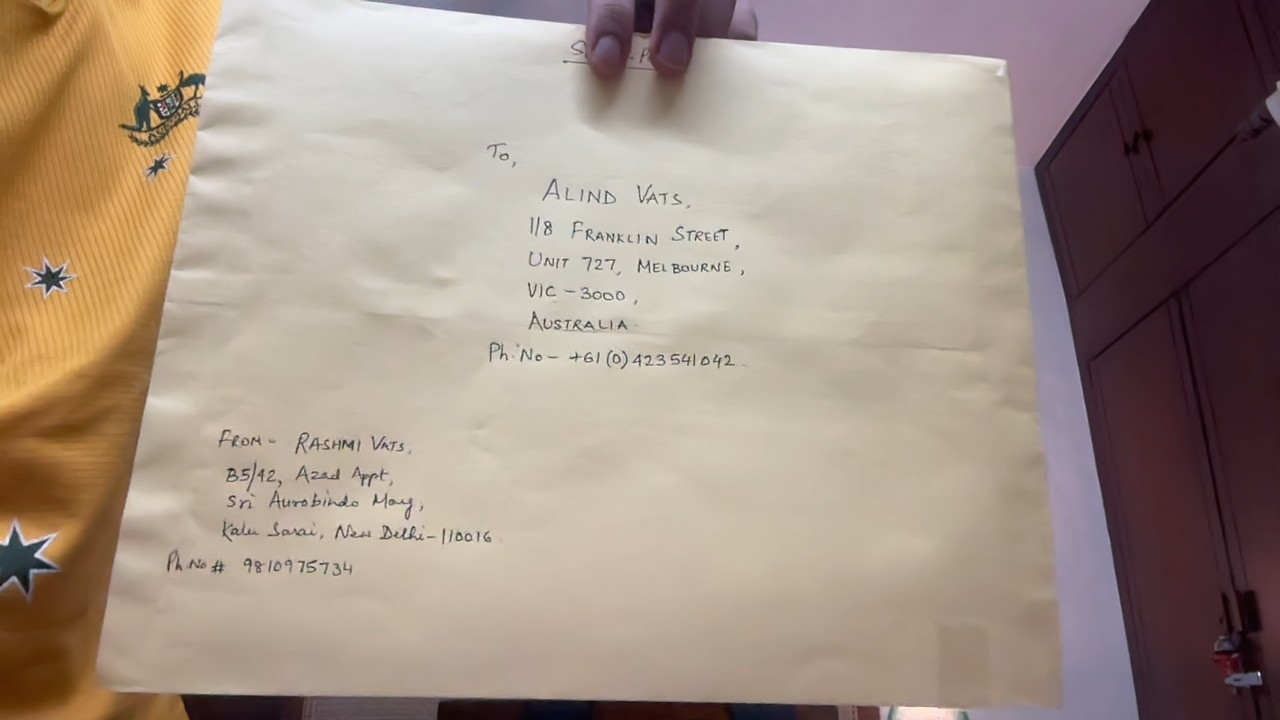
#> input picture document_2_1752701338803.jpg, 1280 x 720 px, found by its file name
$ jupyter execute --allow-errors computer-vision.ipynb
#> lines starting #> are read from the running program, lines starting #| are printed output that depends on the picture
#> further down, img is the input picture: shape (720, 1280, 3); mean B, G, R 132.7, 145.8, 163.2
[cell 1]
import sys
import os

[cell 2]
import kagglehub
import cv2
import matplotlib.pyplot as plt

#> (a cell that did not finish here is left out)

#> (a cell that did not finish here is left out)

[cell 5]
def find_edges(img):
    gray_img = img
    img_blur = img
    gray_img = cv2.cvtColor(img, cv2.COLOR_BGR2GRAY)
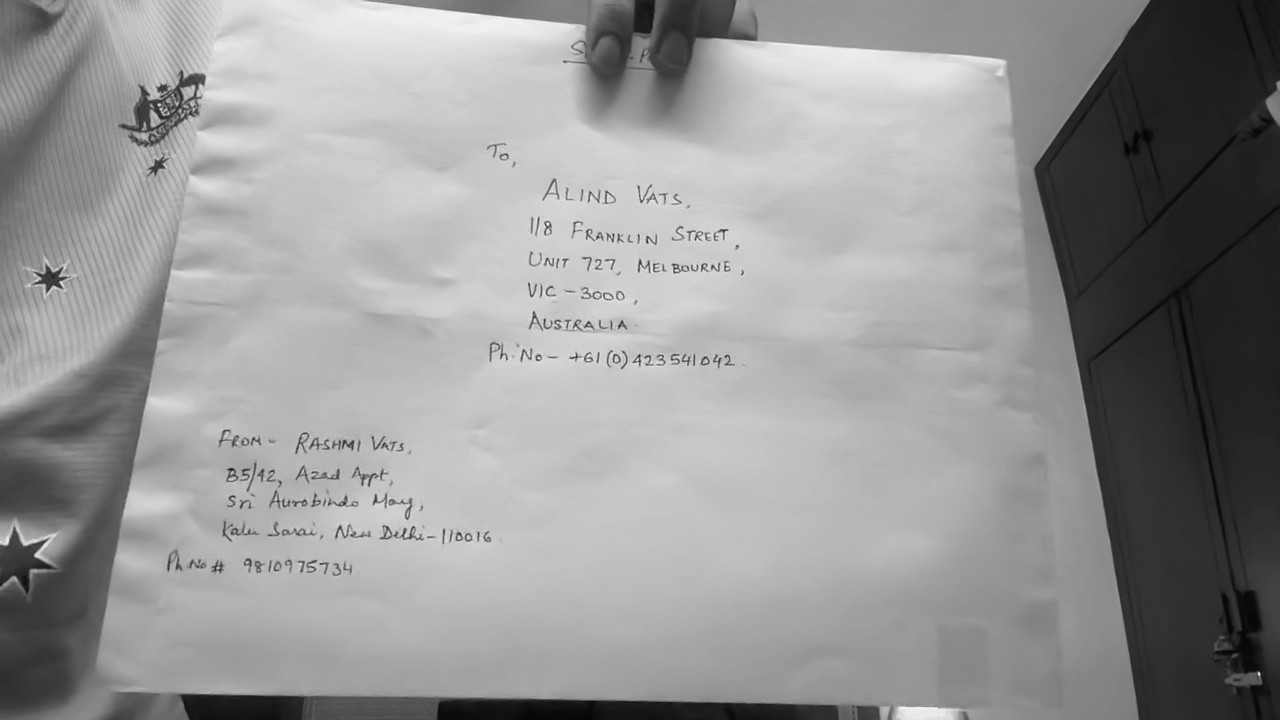
#> gray_img: shape (720, 1280); min 3, max 255, mean 149.5
    img_blur = cv2.GaussianBlur(gray_img, (3,3), 0)
    edge_img = cv2.Canny(img,100,200)
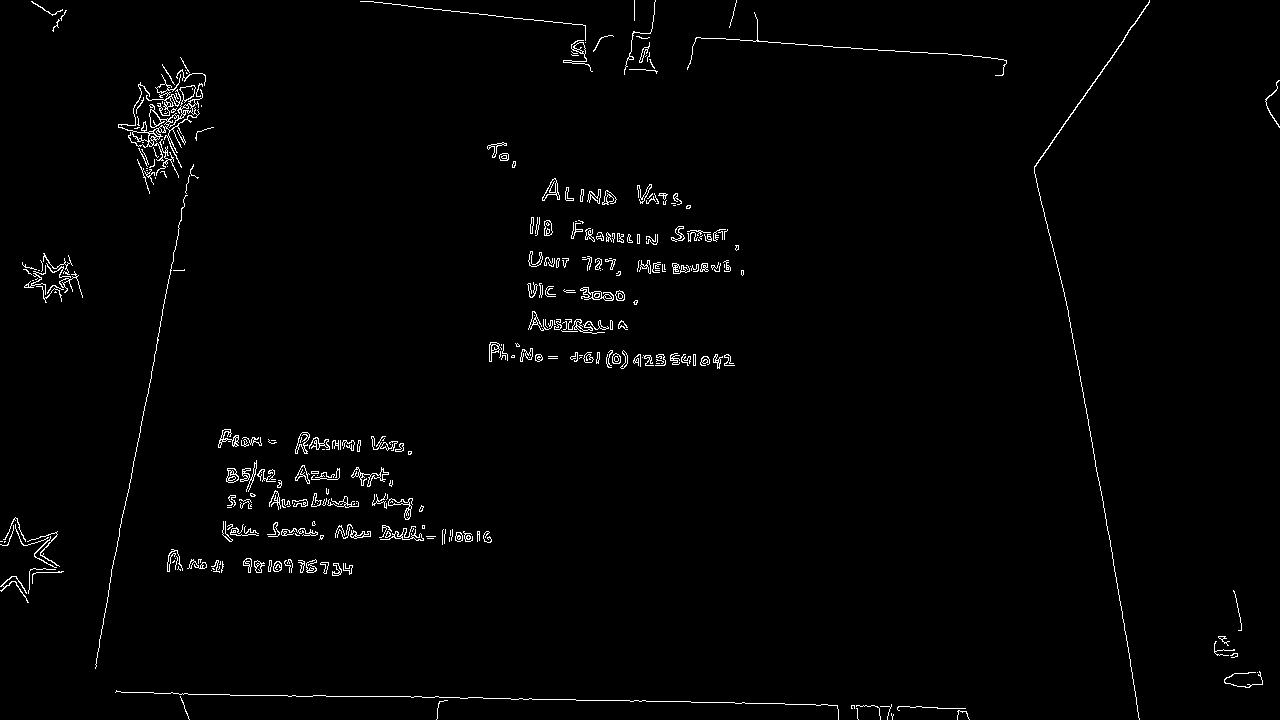
#> edge_img: shape (720, 1280); 1.5% white in thin lines or dots
    edge_img = cv2.cvtColor(edge_img, cv2.COLOR_GRAY2BGR)
#> edge_img: shape (720, 1280, 3); 1.5% white in thin lines or dots
    return gray_img, img_blur, edge_img

[cell 6]
img = cv2.imread("/Users/anvay-coder/document-scanner/document_2_1752701338803.jpg")
gray_img, img_blur, edge_img = find_edges(img)

[cell 7]
plt.imsave("img_gray.png", gray_img)
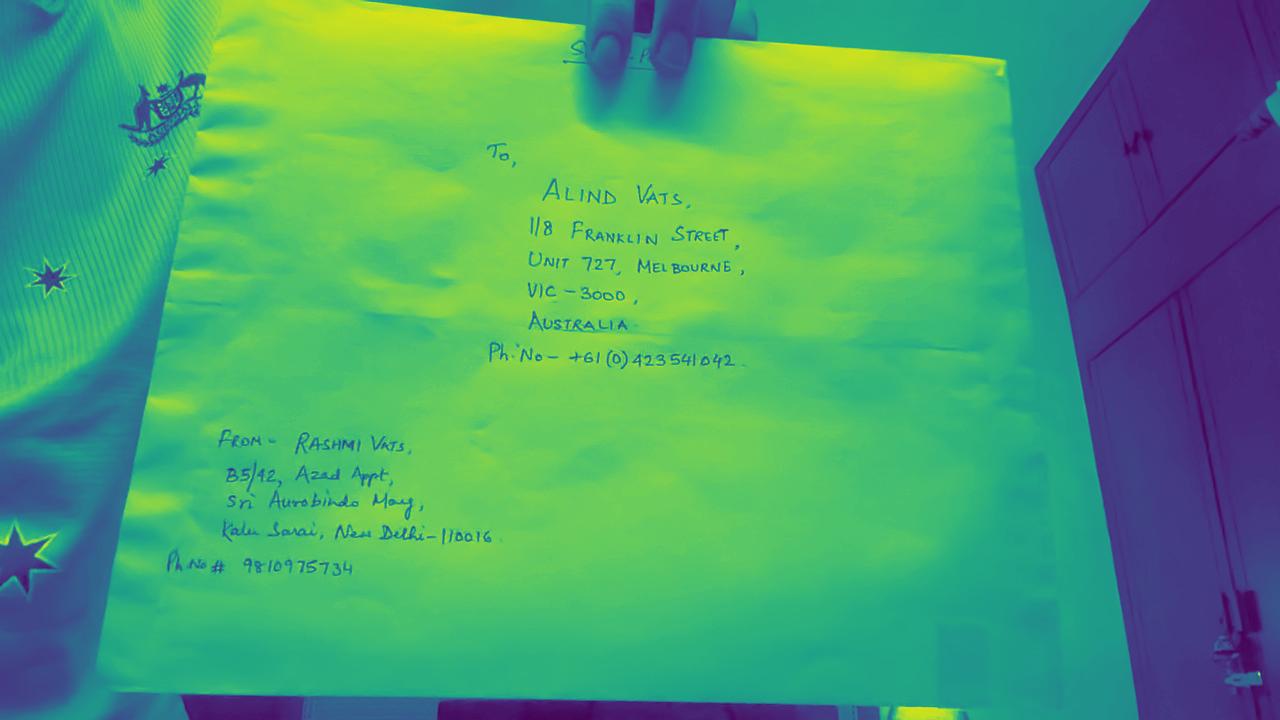
#> saved as img_gray.png: shape (720, 1280, 3); mean R, G, B 73.9, 159.2, 111.9
plt.imshow(gray_img, cmap='gray')

[cell 8]
plt.imsave("img_blur.png", img_blur)
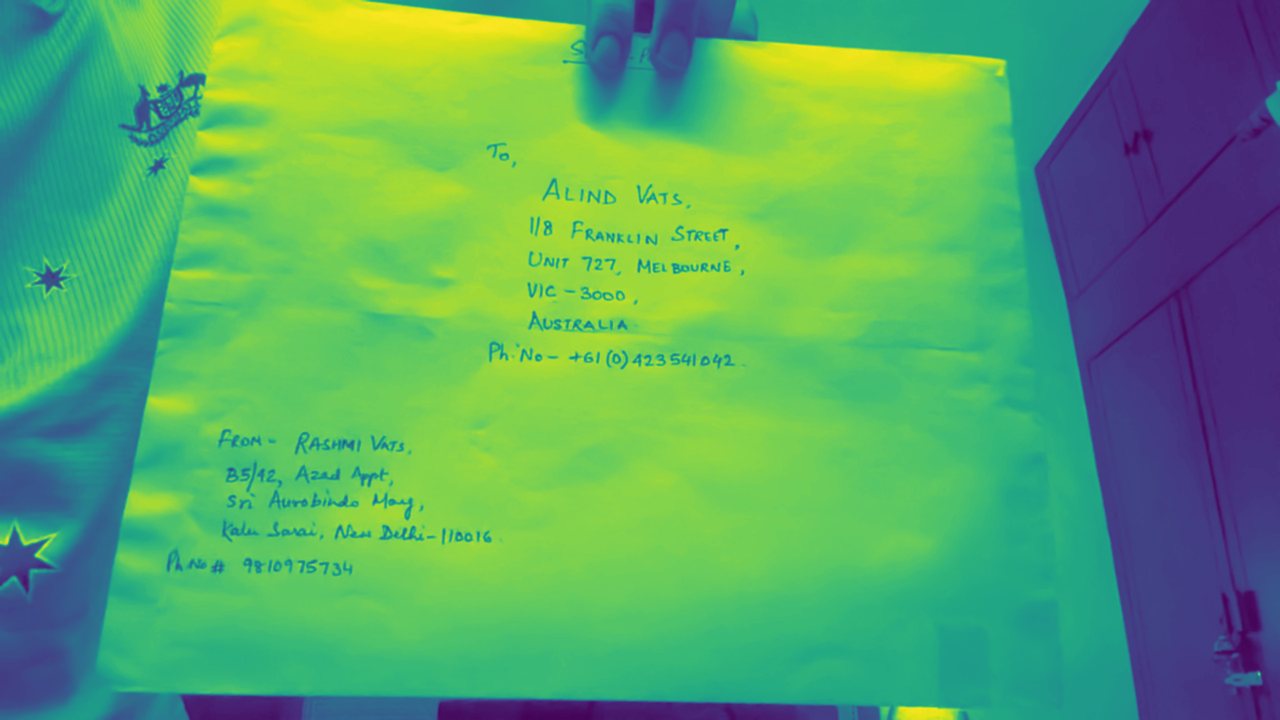
#> saved as img_blur.png: shape (720, 1280, 3); mean R, G, B 87.9, 165.6, 103.4
plt.imshow(img_blur, cmap='gray')

[cell 9]
plt.imsave("img_edge.png", edge_img)
plt.imshow(edge_img, cmap='gray')

[cell 10]
import cv2
import numpy as np
import matplotlib.pyplot as plt

# [182 lines left out: function document_scanner, not called in this run]

# Test function
def test_scanner(image_path):
    """Test the document scanner"""
    image = cv2.imread(image_path)
    if image is None:
        print(f"Error: Could not load image from {image_path}")
        return

    original, corners_viz, scanned = document_scanner(image, debug=True)

    # Display final results
    plt.figure(figsize=(15, 5))
    plt.subplot(1, 3, 1), plt.imshow(cv2.cvtColor(original, cv2.COLOR_BGR2RGB)), plt.title('Original Image')
    plt.subplot(1, 3, 2), plt.imshow(cv2.cvtColor(corners_viz, cv2.COLOR_BGR2RGB)), plt.title('Paper Corner Detection')
    plt.subplot(1, 3, 3), plt.imshow(scanned, cmap='gray'), plt.title('Scanned Paper')
    plt.tight_layout()
    plt.show()

    return original, corners_viz, scanned

[cell 11]
# Test different document images
# /Users/anvay-coder/document-scanner/document_1_1752773781461.jpg
# /Users/anvay-coder/document-scanner/document_2_1752773778776.jpg
img_path = "/Users/anvay-coder/document-scanner/document_2_1752773778776.jpg"
#> (the rest of this cell did not finish here and is left out)

#> (a cell that did not finish here is left out)

[cell 13]
img = cv2.imread(img_path)
#> (the rest of this cell did not finish here and is left out)

[cell 14]
import cv2
import numpy as np

# Load image
# /Users/anvay-coder/document-scanner/document_1_1752773781461.jpg
# /Users/anvay-coder/document-scanner/document_2_1752773778776.jpg
img = cv2.imread("/Users/anvay-coder/document-scanner/document_1_1752773781461.jpg")
#> (the rest of this cell did not finish here and is left out)

[cell 15]
import cv2
import numpy as np
import os
import matplotlib.pyplot as plt
from itertools import product
import json

def document_scanner_with_hyperparams(image_path, blur_kernel, canny_low, canny_high,
                                     epsilon_factor, min_area, save_dir):
    """
    Document scanner with configurable hyperparameters

    Args:
        image_path: Path to input image
        blur_kernel: Gaussian blur kernel size (odd number)
        canny_low: Lower threshold for Canny edge detection
        canny_high: Upper threshold for Canny edge detection
        epsilon_factor: Factor for contour approximation (0.01-0.1)
        min_area: Minimum area threshold for quadrilaterals
        save_dir: Directory to save results

    Returns:
        Number of quadrilaterals found, result images
    """
    # Load image
    img = cv2.imread(image_path)
    if img is None:
        print(f"Error: Could not load image from {image_path}")
        return 0, None, None, None

    original = img.copy()
    gray = cv2.cvtColor(img, cv2.COLOR_BGR2GRAY)

    # Preprocess with hyperparameters
    blurred = cv2.GaussianBlur(gray, (blur_kernel, blur_kernel), 0)
    edges = cv2.Canny(blurred, canny_low, canny_high)

    # Find contours
    contours, _ = cv2.findContours(edges, cv2.RETR_EXTERNAL, cv2.CHAIN_APPROX_NONE)

    # Filter quadrilaterals with hyperparameters
    quads = []

    for cnt in contours:
        # Approximate contour
        epsilon = epsilon_factor * cv2.arcLength(cnt, True)
        approx = cv2.approxPolyDP(cnt, epsilon, True)

        # Check if it's a quadrilateral
        if len(approx) == 4 and cv2.isContourConvex(approx):
            area = cv2.contourArea(approx)
            if area > min_area:
                quads.append((area, approx))

    # Sort by area, largest first
    quads = sorted(quads, key=lambda x: x[0], reverse=True)

    # Create visualizations
    result_original = original.copy()
    result_edges = cv2.cvtColor(edges, cv2.COLOR_GRAY2BGR)
    result_contours = original.copy()

    # Draw all plausible quadrilaterals
    colors = [(0, 255, 0), (255, 0, 0), (0, 0, 255), (255, 255, 0), (255, 0, 255)]
    for i, (area, quad) in enumerate(quads[:5]):  # Show top 5 quads
        color = colors[i % len(colors)]
        cv2.drawContours(result_contours, [quad], -1, color, 3)

        # Label corners
        for j, corner in enumerate(quad):
            pt = tuple(corner[0])
            cv2.circle(result_contours, pt, 8, color, -1)
            cv2.putText(result_contours, f"{i+1}-{j+1}", (pt[0]+10, pt[1]-10),
                       cv2.FONT_HERSHEY_SIMPLEX, 0.6, color, 2)

    # Save results
    os.makedirs(save_dir, exist_ok=True)

    # Save images
    cv2.imwrite(os.path.join(save_dir, "original.jpg"), result_original)
    cv2.imwrite(os.path.join(save_dir, "edges.jpg"), result_edges)
    cv2.imwrite(os.path.join(save_dir, "contours.jpg"), result_contours)
    cv2.imwrite(os.path.join(save_dir, "blurred.jpg"), blurred)

    # Save hyperparameters and results
    results = {
        "hyperparameters": {
            "blur_kernel": blur_kernel,
            "canny_low": canny_low,
            "canny_high": canny_high,
            "epsilon_factor": epsilon_factor,
            "min_area": min_area
        },
        "results": {
            "num_quadrilaterals": len(quads),
            "quad_areas": [float(area) for area, _ in quads],
            "image_size": img.shape[:2]
        }
    }

    with open(os.path.join(save_dir, "results.json"), "w") as f:
        json.dump(results, f, indent=2)

    return len(quads), result_original, result_edges, result_contours

def hyperparameter_tuning(image_path, base_output_dir="hyperparameter_results"):
    """
    Perform hyperparameter tuning for document scanner

    Args:
        image_path: Path to input image
        base_output_dir: Base directory for saving results
    """
    # Define hyperparameter ranges
    hyperparams = {
        'blur_kernel': [3, 5, 7, 9],  # Gaussian blur kernel sizes
        'canny_low': [30, 50, 70, 100],  # Lower Canny threshold
        'canny_high': [100, 150, 200, 250],  # Upper Canny threshold
        'epsilon_factor': [0.01, 0.02, 0.03, 0.05],  # Contour approximation factor
        'min_area': [500, 1000, 2000, 5000]  # Minimum area threshold
    }

    # Create base output directory
    os.makedirs(base_output_dir, exist_ok=True)

    # Generate all combinations
    param_combinations = list(product(*hyperparams.values()))
    param_names = list(hyperparams.keys())

    print(f"Testing {len(param_combinations)} hyperparameter combinations...")

    results_summary = []

    for i, params in enumerate(param_combinations):
        # Create parameter dictionary
        param_dict = dict(zip(param_names, params))

        # Create directory name from parameters
        dir_name = f"blur{param_dict['blur_kernel']}_canny{param_dict['canny_low']}-{param_dict['canny_high']}_eps{param_dict['epsilon_factor']}_area{param_dict['min_area']}"
        save_dir = os.path.join(base_output_dir, dir_name)

        # Run scanner with these parameters
        num_quads, original, edges, contours = document_scanner_with_hyperparams(
            image_path,
            param_dict['blur_kernel'],
            param_dict['canny_low'],
            param_dict['canny_high'],
            param_dict['epsilon_factor'],
            param_dict['min_area'],
            save_dir
        )
